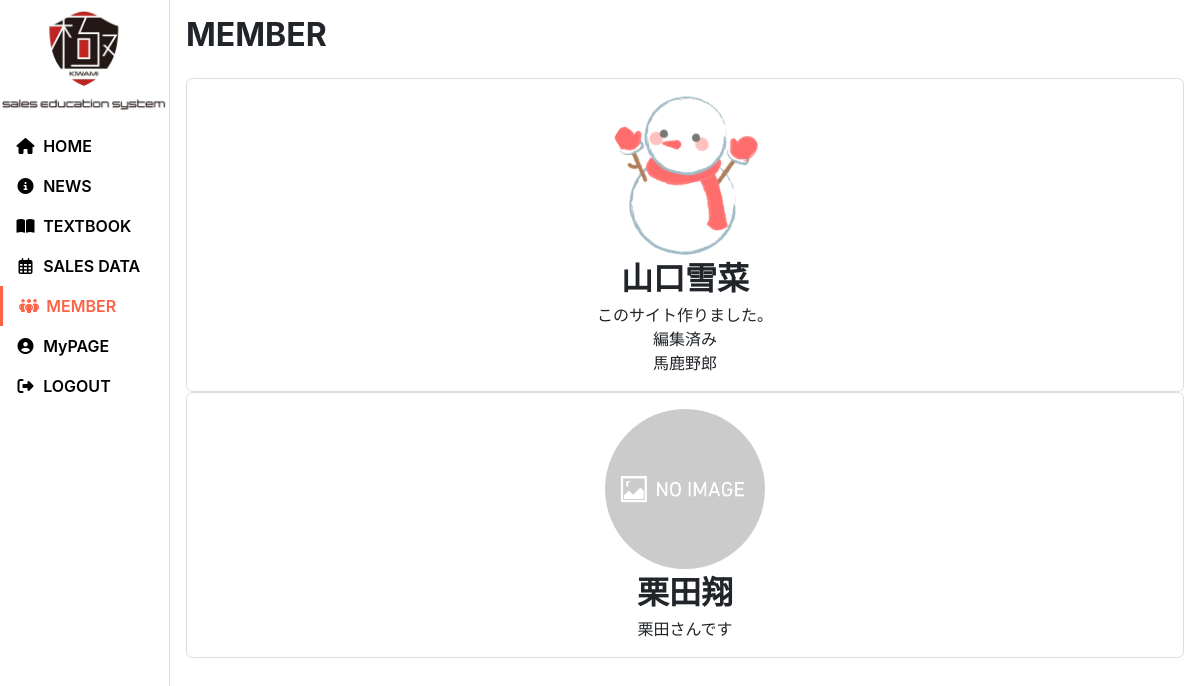
/users/members/ (signed in), run on the app's committed database.
### users/models.py (models this page shows, shortened)
class CustomUser(AbstractBaseUser, PermissionsMixin):
    username_validator  = UnicodeUsernameValidator()
    id          = models.UUIDField( default=uuid.uuid4, primary_key=True, editable=False )
    username    = models.CharField(
        _("username"),
        max_length=150,
        unique=True,
        help_text=_("Required. 150 characters or fewer. Letters, digits and @/./+/-/_ only."),
        validators=[username_validator],
        error_messages={
            "unique": _("A user with that username already exists.")
        },
    )
    handle_name = models.CharField(verbose_name="氏名", max_length=150) # 未入力可にするなら blank=True を追加
    email       = models.EmailField(_("email address"))
    is_staff    = models.BooleanField(
        _("staff status"),
        default=False,
        help_text=_("Designates whether the user can log into this admin site.")
    )
    is_active   = models.BooleanField(
        _("active"),
        default=True,
        help_text=_(
            "Designates whether this user should be treated as active. "
            "Unselect this instead of deleting accounts."
        ),
    )
    is_teacher  = models.BooleanField(verbose_name="講師", default=False)
    is_student  = models.BooleanField(verbose_name="生徒", default=True)
    icon            = models.ImageField(verbose_name="アイコン", upload_to="users/custom_user/icon/", null=True, blank=True)
    introduction    = models.CharField(verbose_name="自己紹介文", max_length=1000, null=True, blank=True)
    date_joined = models.DateTimeField(_("date joined"), default=timezone.now)
    objects     = UserManager()
    EMAIL_FIELD     = "email"
    USERNAME_FIELD  = "username"
    REQUIRED_FIELDS = ["email", "handle_name"] # createsuperuserしたときに入力を求められる項目を設定。デフォルトでusernameは入っている。
    class Meta:
        verbose_name        = _("user")
        verbose_name_plural = _("users")

### users/views.py (the view)
class MembersView(LoginRequiredMixin, View):
    def get(self, request, *args, **kwargs):
        context = {}
        teachers = CustomUser.objects.filter(is_teacher=True).order_by("date_joined")
        context["teachers"] = teachers
        return render(request, "users/members.html", context)

### templates/users/members.html (shortened to what this page needs)
{% extends "oneall/base.html" %}
{% load static %}
{% block extra_head %}
<link rel="stylesheet" href="{% static 'users/css/members.css' %}">
<link rel="stylesheet" href="{% static 'users/css/members-sp.css' %}">
{% endblock %}
{% block main %}
<h1>MEMBER</h1>
<section>
    <div class="member_list_area">
        {% for teacher in teachers %}
        <div class="teacher_introducttion">
            <div>
                <div class="member_icon">
                    {% if teacher.icon %}
                    <img src="{{ teacher.icon.url }}" alt="{{ teacher.handle_name }}のアイコン"></img>
                    {% else %}
                    <img src="{% static 'images/noimage.png' %}">
                    {% endif %}
                </div>
                <div class="member_name">{{ teacher.handle_name }}</div>
                <div class="member_introduction">{{ teacher.introduction|linebreaksbr }}</div>
            </div>
        </div>
        {% endfor %}
    </div>
</section>
{% endblock %}

### static/oneall/css/base.css (style rules this page uses)
:root { --main-color: #FF6347; --pentad-color1: #FF6347; --pentad-color2: #FF47E3; --pentad-color3: #E3FF47; --pentad-color4: #47FFBF; --pentad-color5: #4788FF; --accent-color6: #FF6347; --tag-color: #777; --inactive-color: #bababa; --cancel-btn-color: #ddd; --text-color: #000; --border-color: rgb(221, 221, 221); }
@media screen and (min-width: 768px) { section { margin-top: 1.5rem; margin-bottom: 2.5rem; } }
@media screen and (min-width: 768px) { h1 { font-size: 2rem; font-weight: bold; margin-bottom: 1.5rem; } }

### static/users/css/members.css (style rules this page uses)
.teacher_introducttion { text-align: center; }
.teacher_introducttion > div { border: solid var(--border-color) 1px; border-radius: 0.4rem; padding: 1rem; }
.member_icon { margin: 0 auto; width: 10rem; height: 10rem; }
.member_icon > img { display: block; width: 100%; border-radius: 50%; }
.member_name { font-size: 2rem; font-weight: bold; }

### data on the page
CustomUser: icon (picture), handle_name "山口雪菜", introduction "このサイト作りました。 編集済み 馬鹿野郎"
CustomUser: handle_name "栗田翔", introduction "栗田さんです"
